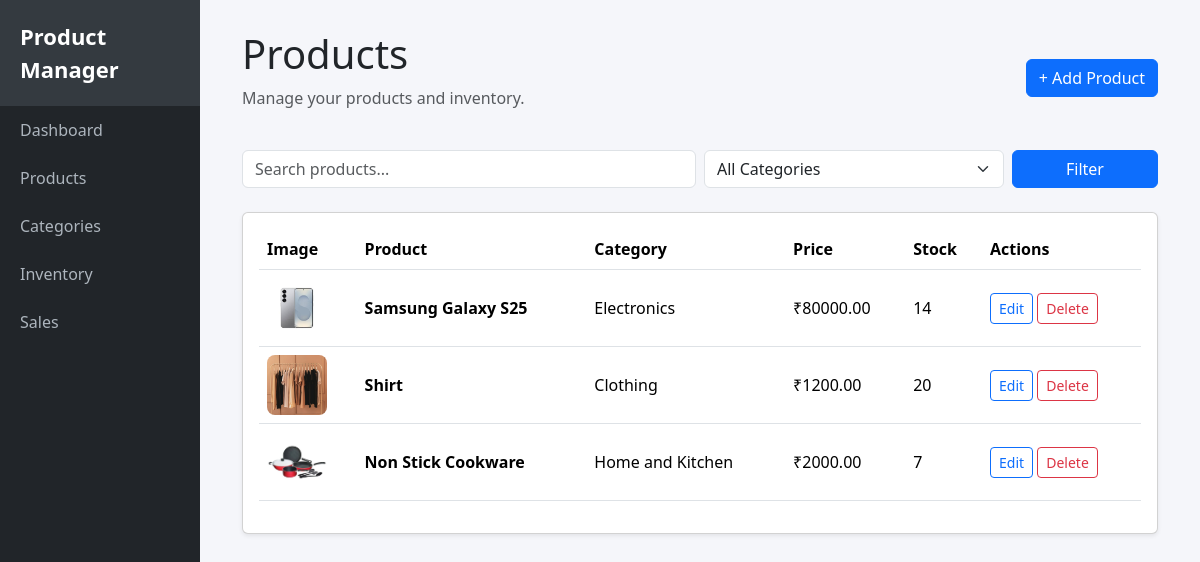
Screenshot of /products/ with the database file from the repository.
### products/models.py (models this page shows, shortened)
class Product(models.Model):
    name = models.CharField(max_length=200)
    description = models.TextField(blank=True)
    category = models.ForeignKey(
        Category,
        on_delete=models.CASCADE,
        related_name='products'
    )
    price = models.DecimalField(max_digits=10, decimal_places=2)
    stock = models.PositiveIntegerField(default=0)
    image = models.ImageField(upload_to='products/', blank=True, null=True)
    created_at = models.DateTimeField(auto_now_add=True)
    updated_at = models.DateTimeField(auto_now=True)

class Category(models.Model):
    name = models.CharField(max_length=100)
    description = models.TextField(blank=True)

### products/views.py (the view)
# urls.py: path('products/', product_list, name='product_list'),
def product_list(request):
    search = request.GET.get('search', '')
    category_id = request.GET.get('category', '')
    products = Product.objects.all()
    categories = Category.objects.all()
    if search:
        products = products.filter(name__icontains=search)
    if category_id:
        products = products.filter(category_id=category_id)
    context = {
        'products': products,
        'categories': categories,
        'search': search,
        'selected_category': category_id,
    }
    return render(request, 'products.html', context)

### product_management/templates/products.html (shortened to what this page needs)
{% extends 'base.html' %}
{% block content %}
<div class="d-flex justify-content-between align-items-center mb-4">
    <div>
        <h1>Products</h1>
        <p class="text-muted">
            Manage your products and inventory.
        </p>
    </div>
    <a href="/admin/products/product/add/" class="btn btn-primary">
        + Add Product
    </a>
</div>
<form method="GET" class="mb-4">
    <div class="row g-2">
        <div class="col-md-6">
            <input
                type="text"
                name="search"
                class="form-control"
                placeholder="Search products..."
                value="{{ search }}"
            >
        </div>
        <div class="col-md-4">
            <select name="category" class="form-select">
                <option value="">All Categories</option>
            </select>
        </div>
        <div class="col-md-2">
            <button type="submit" class="btn btn-primary w-100">
                Filter
            </button>
        </div>
    </div>
</form>
<div class="card shadow-sm">
    <div class="card-body">
        <div class="table-responsive">
            <table class="table table-hover align-middle">
                <thead>
                    <tr>
                        <th>Image</th>
                        <th>Product</th>
                        <th>Category</th>
                        <th>Price</th>
                        <th>Stock</th>
                        <th>Actions</th>
                    </tr>
                </thead>
                <tbody>
                    {% for product in products %}
                    <tr>
                        <td>
                            {% if product.image %}
                            <img src="{{ product.image.url }}" width="60" height="60"
                                style="object-fit: cover; border-radius: 8px;">
                            {% else %}
                            No Image
                            {% endif %}
                        </td>
                        <td>
                            <strong>{{ product.name }}</strong>
                        </td>
                        <td>
                            {{ product.category.name }}
                        </td>
                        <td>
                            ₹{{ product.price }}
                        </td>
                        <td>
                            {{ product.stock }}
                        </td>
                        <td>
                            <a href="{% url 'product_edit' product.id %}" class="btn btn-sm btn-outline-primary">
                                Edit
                            </a>
                            <a href="{% url 'product_delete' product.id %}" class="btn btn-sm btn-outline-danger">
                                Delete
                            </a>
                        </td>
                    </tr>
                    {% empty %}
                    <tr>
                        <td colspan="6" class="text-center text-muted">
                            No products found.
                        </td>
                    </tr>
                    {% endfor %}
                </tbody>
            </table>
        </div>
    </div>
</div>
{% endblock %}

### product_management/templates/base.html (shortened to what this page needs)
<!DOCTYPE html>
<html lang="en">
<head>
    <link href="https://cdn.jsdelivr.net/npm/bootstrap@5.3.3/dist/css/bootstrap.min.css" rel="stylesheet">
</head>
<body>
    <div class="container-fluid">
        <div class="row">
            <div class="col-md-2 sidebar px-0">
                <a href="/" class="brand">
                    Product Manager
                </a>
                <a href="/">Dashboard</a>
                <a href="/products/">Products</a>
                <a href="/categories/">Categories</a>
                <a href="/inventory/">Inventory</a>
                <a href="/sales/">Sales</a>
            </div>
            <div class="col-md-10">
                <div class="main-content">
                    {% block content %}
                    {% endblock %}
                </div>
            </div>
        </div>
    </div>
</body>
</html>

### product_management/templates/base.html (style rules this page uses)
body { background-color: #f5f6fa; }
.sidebar { min-height: 100vh; background-color: #212529; }
.sidebar .brand { font-size: 22px; font-weight: bold; color: white; padding: 20px; display: block; text-decoration: none; }
.sidebar a { color: #adb5bd; text-decoration: none; display: block; padding: 12px 20px; }
.main-content { padding: 30px; }

### rows the page displays
Product: image (picture), name "Samsung Galaxy S25", category.name "Electronics", price "80000.00", stock "14"
Product: image (picture), name "Shirt", category.name "Clothing", price "1200.00", stock "20"
Product: image (picture), name "Non Stick Cookware", category.name "Home and Kitchen", price "2000.00", stock "7"
